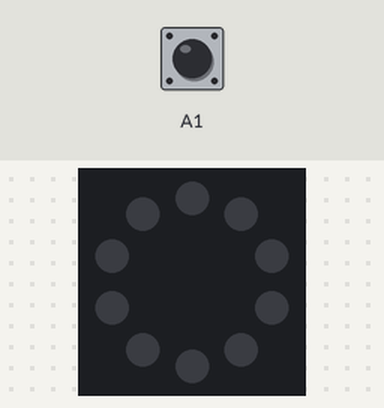
This program was run on a simulated Circuit Playground running CircuitPython. On the bench: the board's ring of 10 RGB LEDs (number 0 left of the top, counting anticlockwise). Inputs (shaded band) come from the test bench; at power-on: A1 LOW. Dim RGB values are drawn brighter than linear; touch pads read as touched when driven HIGH.

Above: at 1.2 s.
1.3 s: A1 pulled HIGH for 1 s
At 1.35 s:
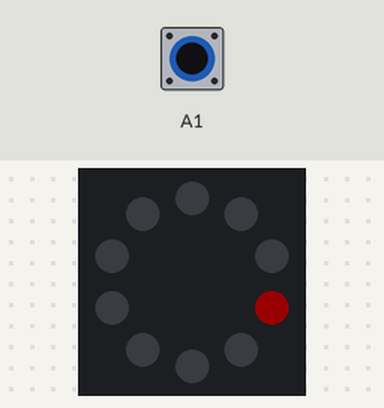
4.3 s: A1 pulled HIGH for 3.2 s
Timing chart, 0 to 7.3 s (numbered marks = the images above; inputs shaded):
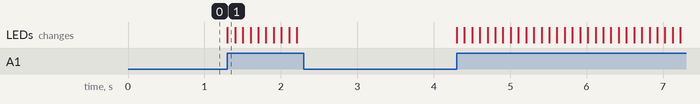

The program:

touch.py
```python
from adafruit_circuitplayground import cp
import time
x = 1
while True:
    if cp.touch_A1 and x==1:
            cp.pixels[-4] = (25,0,0)
            x=0
            time.sleep(0.1)
    if cp.touch_A1 and x==0:
            cp.pixels[-4] = (0,0,0)
            x=1
            time.sleep(0.1)
    
```

Measured:
- after the input at 1.3 s, the LEDs: change at once (image 1)
